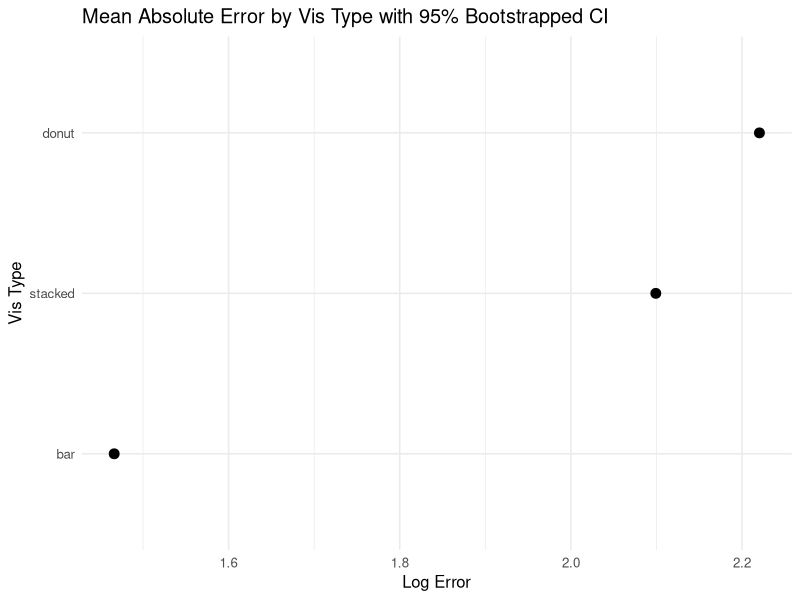

Source code (R):
library(ggplot2)

# load data
df <- read.csv("trials/master.csv")

# filter by visualization type
df$type <- factor(
  sub("_[0-9]+$", "", df$Vis),
  levels = c("bar", "stacked", "donut")
)

# plot with mean and 95% bootstrapped CI
r_plot <- ggplot(df, aes(x = Error, y = type)) +
  
  # mean 
  stat_summary(
    fun = mean,
    geom = "point",
    size = 3,
    color = "black"
  ) +
  
  # 95% bootstrapped CI
  stat_summary(
    fun.data = mean_cl_boot,
    geom = "errorbarh",
    height = 0.2,
    color = "black"
  ) +

  # labels
  labs(
    x = "Log Error",
    y = "Vis Type",
    title = "Mean Absolute Error by Vis Type with 95% Bootstrapped CI"
  ) +
  
  theme_minimal(base_size = 12)

r_plot
